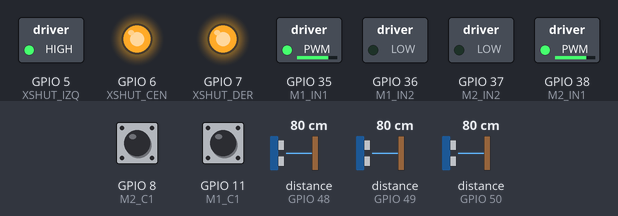
The sketch below on a simulated ESP32-S3. Parts: switched loads named in the sketch (green lamp = pin HIGH), output pins drawn as LEDs (lit = HIGH). Inputs (shaded band) come from the test bench; at power-on: distance to the obstacle (sensors on GPIO 49, GPIO 48, GPIO 50) 80 cm, GPIO 8 (M2_C1) HIGH, GPIO 11 (M1_C1) HIGH. What the sketch prints to the serial monitor is not drawn.

Above: at 1.5 s.
1.6 s: distance to the obstacle (sensor on GPIO 49) set to 9 cm
At 3.02 s:
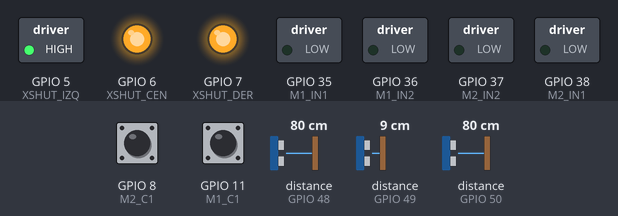
8.8 s: distance to the obstacle (sensor on GPIO 49) set to 6 cm
At 12.3 s:
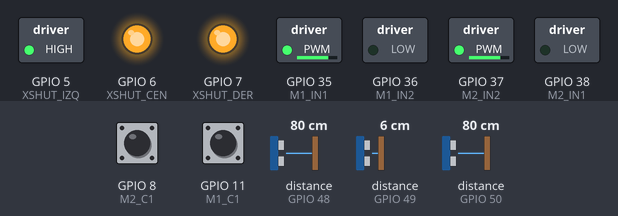
16.0 s: distance to the obstacle (sensor on GPIO 49) set to 18 cm
At 16.0 s:
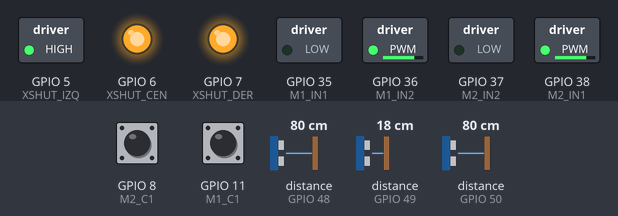
Timing chart, 0 to 24.9 s (numbered marks = the images above; inputs shaded):
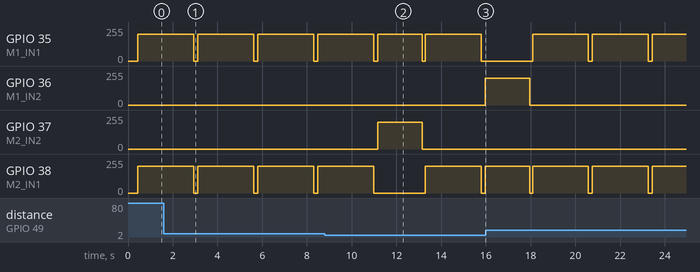

Measured:
- the behaviour switches between 8 and 7 cm on distance to the obstacle (sensor on GPIO 49) (found by bisection; images 1 and 2)
- after the input at 8.8 s, GPIO 36 (M1_IN2): 0/255 → 199/255 after 7.2 s; GPIO 37 (M2_IN2): 0/255 → 199/255 after 2.4 s, → 0/255 2.0 s later
- after the input at 16.0 s, GPIO 37 (M2_IN2): stays 0/255 (without the input it goes to 199/255 after 4.8 s)
- by itself, GPIO 35 (M1_IN1), GPIO 38 (M2_IN1): alternates 199/255 for 2.5 s and 0/255 for 0.18 s

The sketch:

04_tremaux.ino
```cpp
// ============================================================
//  TJ Micromouse — 04: ALGORITMO DE TRÉMAUX
//  (Inventado por Charles Pierre Trémaux, ~1882)
//
//  CÓMO FUNCIONA:
//    Marca cada pasillo que recorre con 1 o 2 marcas.
//    Reglas:
//      - Nunca cruza un pasillo con 2 marcas.
//      - Entra a pasillos con 0 marcas si existen.
//      - Si todos los pasillos tienen marca, retrocede
//        (sigue el pasillo por el que entró).
//
//  VENTAJAS:
//    - No necesita mapa previo del laberinto.
//    - Garantizado para encontrar la salida.
//    - Funciona con solo 3 sensores de distancia.
//
//  LIMITACIONES:
//    - No encuentra el camino óptimo (solo garantiza llegar).
//    - Más lento que flood fill con mapa completo.
// ============================================================

#include <WiFi.h>
#include <Wire.h>
#include <Adafruit_VL53L0X.h>

// ── Hardware ─────────────────────────────────────────────────
#define M1_IN1 35
#define M1_IN2 36
#define M2_IN1 38
#define M2_IN2 37

#define M1_C1 11
#define M1_C2 10
#define M2_C1 8
#define M2_C2 9

#define SDA_PIN   12
#define SCL_PIN   13
#define XSHUT_IZQ 5
#define XSHUT_CEN 6
#define XSHUT_DER 7
#define ADDR_IZQ  0x30
#define ADDR_CEN  0x31
#define ADDR_DER  0x32

#define PULSOS_POR_CASILLA 2470
#define PULSOS_GIRO_90     1000
#define DEBOUNCE_US        120

#define UMBRAL_LADO   150
#define UMBRAL_FRENTE 70

#define MAX_COLS 16
#define MAX_ROWS 16

// ── Variables globales ───────────────────────────────────────
volatile long enc1 = 0, enc2 = 0;
volatile uint32_t lastTick1 = 0, lastTick2 = 0;
Adafruit_VL53L0X LX, LC, LD;

// Marcas de Trémaux: marks[row][col][dir] = 0, 1, o 2
uint8_t marks[MAX_ROWS][MAX_COLS][4];

int robotCol     = 0;
int robotRow     = 9;  // Ajustar según laberinto
int robotHeading = 0;  // 0=N, 1=E, 2=S, 3=W
int prevDir      = -1; // Dirección de la que venimos

// Coordenadas meta
#define GOAL_COL 4
#define GOAL_ROW 4

const int dCol[4] = { 0,  1,  0, -1};
const int dRow[4] = {-1,  0,  1,  0};

// ── ISRs ─────────────────────────────────────────────────────
void IRAM_ATTR isr1() {
  uint32_t now = micros();
  if (now - lastTick1 < DEBOUNCE_US) return;
  lastTick1 = now;
  enc1 += (digitalRead(M1_C1) == digitalRead(M1_C2)) ? 1 : -1;
}
void IRAM_ATTR isr2() {
  uint32_t now = micros();
  if (now - lastTick2 < DEBOUNCE_US) return;
  lastTick2 = now;
  enc2 += (digitalRead(M2_C1) == digitalRead(M2_C2)) ? 1 : -1;
}

// ── Motores ──────────────────────────────────────────────────
void motor(int in1, int in2, int vel) {
  vel = constrain(vel, -255, 255);
  if (vel > 0)      { ledcWrite(in1, vel); ledcWrite(in2, 0);    }
  else if (vel < 0) { ledcWrite(in1, 0);   ledcWrite(in2, -vel); }
  else              { ledcWrite(in1, 0);   ledcWrite(in2, 0);    }
}
void motorStop() {
  motor(M1_IN1, M1_IN2, 0); motor(M2_IN1, M2_IN2, 0);
}
void resetEnc() { enc1 = 0; enc2 = 0; }

// ── Movimiento ───────────────────────────────────────────────
void avanzarCasilla() {
  resetEnc();
  unsigned long t0 = millis();
  while (abs(enc1) < PULSOS_POR_CASILLA && abs(enc2) < PULSOS_POR_CASILLA) {
    motor(M1_IN1, M1_IN2, 200);
    motor(M2_IN1, M2_IN2, 200);
    if (millis() - t0 > 2500) break;
  }
  motorStop(); delay(80);
  robotCol += dCol[robotHeading];
  robotRow += dRow[robotHeading];
}

void girarA(int newHeading) {
  int diff = (newHeading - robotHeading + 4) % 4;
  if (diff == 0) return;
  resetEnc();
  unsigned long t0 = millis();
  if (diff == 1) {
    while (abs(enc2) < PULSOS_GIRO_90) {
      motor(M1_IN1, M1_IN2, 200); motor(M2_IN1, M2_IN2, -200);
      if (millis() - t0 > 2000) break;
    }
  } else if (diff == 3) {
    while (abs(enc1) < PULSOS_GIRO_90) {
      motor(M1_IN1, M1_IN2, -200); motor(M2_IN1, M2_IN2, 200);
      if (millis() - t0 > 2000) break;
    }
  } else {
    // 180°
    motorStop(); delay(60);
    girarA((robotHeading + 1) % 4);
    girarA((robotHeading + 1) % 4);
    return;
  }
  motorStop(); delay(120);
  robotHeading = newHeading;
}

// ── Sensores ─────────────────────────────────────────────────
void leerSensores(uint16_t &izq, uint16_t &cen, uint16_t &der) {
  VL53L0X_RangingMeasurementData_t mI, mC, mD;
  LX.rangingTest(&mI, false); LC.rangingTest(&mC, false); LD.rangingTest(&mD, false);
  izq = (mI.RangeStatus != 4) ? mI.RangeMilliMeter : 500;
  cen = (mC.RangeStatus != 4) ? mC.RangeMilliMeter : 500;
  der = (mD.RangeStatus != 4) ? mD.RangeMilliMeter : 500;
}

bool isWall(int sensor_val, bool isFront) {
  return sensor_val <= (isFront ? UMBRAL_FRENTE : UMBRAL_LADO);
}

// ── Helpers de dirección ─────────────────────────────────────
int relToAbs(int relOffset) { return (robotHeading + relOffset) % 4; }
int opposite(int d)         { return (d + 2) % 4; }
bool inBounds(int c, int r) {
  return c >= 0 && c < MAX_COLS && r >= 0 && r < MAX_ROWS;
}

// ── Marcas de Trémaux ────────────────────────────────────────
void addMark(int col, int row, int dir) {
  if (!inBounds(col, row)) return;
  if (marks[row][col][dir] < 2) marks[row][col][dir]++;
  int nc = col + dCol[dir];
  int nr = row + dRow[dir];
  int od = opposite(dir);
  if (inBounds(nc, nr) && marks[nr][nc][od] < 2) marks[nr][nc][od]++;
}

uint8_t getMark(int col, int row, int dir) {
  if (!inBounds(col, row)) return 2;
  return marks[row][col][dir];
}

// ── Setup ────────────────────────────────────────────────────
void setupVL() {
  pinMode(XSHUT_IZQ, OUTPUT); pinMode(XSHUT_CEN, OUTPUT); pinMode(XSHUT_DER, OUTPUT);
  digitalWrite(XSHUT_IZQ, LOW); digitalWrite(XSHUT_CEN, LOW); digitalWrite(XSHUT_DER, LOW);
  delay(10);
  digitalWrite(XSHUT_IZQ, HIGH); delay(10); LX.begin(ADDR_IZQ);
  digitalWrite(XSHUT_CEN, HIGH); delay(10); LC.begin(ADDR_CEN);
  digitalWrite(XSHUT_DER, HIGH); delay(10); LD.begin(ADDR_DER);
}

void setup() {
  Serial.begin(115200); delay(300);
  pinMode(M1_C1, INPUT_PULLUP); pinMode(M1_C2, INPUT_PULLUP);
  pinMode(M2_C1, INPUT_PULLUP); pinMode(M2_C2, INPUT_PULLUP);
  attachInterrupt(digitalPinToInterrupt(M1_C1), isr1, CHANGE);
  attachInterrupt(digitalPinToInterrupt(M2_C1), isr2, CHANGE);
  ledcAttach(M1_IN1, 40000, 8); ledcAttach(M1_IN2, 40000, 8);
  ledcAttach(M2_IN1, 40000, 8); ledcAttach(M2_IN2, 40000, 8);
  Wire.begin(SDA_PIN, SCL_PIN);
  setupVL();
  memset(marks, 0, sizeof(marks));
  Serial.println("TJ Trémaux ready");
}

// ════════════════════════════════════════════════════════════
//  TRÉMAUX LOOP
// ════════════════════════════════════════════════════════════
void loop() {
  if (robotCol == GOAL_COL && robotRow == GOAL_ROW) {
    motorStop();
    Serial.println("¡META ALCANZADA con Trémaux!");
    delay(10000);
    return;
  }

  // Leer sensores
  uint16_t izq, cen, der;
  leerSensores(izq, cen, der);

  // Determinar qué pasillos están abiertos (no tienen pared)
  bool openDir[4];
  openDir[relToAbs(0)] = !isWall(cen, true);   // Frente
  openDir[relToAbs(3)] = !isWall(izq, false);  // Izquierda
  openDir[relToAbs(1)] = !isWall(der, false);  // Derecha
  // Atrás: asumimos abierto si venimos de ahí
  openDir[relToAbs(2)] = (prevDir != -1);

  // Buscar pasillos con 0 marcas (no visitados)
  int zeroMark[4];
  int zeroCount = 0;
  for (int d = 0; d < 4; d++) {
    if (openDir[d] && getMark(robotCol, robotRow, d) == 0) {
      zeroMark[zeroCount++] = d;
    }
  }

  int chosen = -1;

  if (zeroCount > 0) {
    // Preferir misma dirección si tiene 0 marcas
    bool sameDir = false;
    for (int i = 0; i < zeroCount; i++) {
      if (zeroMark[i] == prevDir) { chosen = prevDir; sameDir = true; break; }
    }
    if (!sameDir) chosen = zeroMark[0];
  } else {
    // Todos tienen marcas: retroceder (tomar pasillo con 1 marca)
    // Preferencia: el pasillo por el que venimos
    if (prevDir != -1 && openDir[opposite(prevDir)] &&
        getMark(robotCol, robotRow, opposite(prevDir)) < 2) {
      chosen = opposite(prevDir);
    } else {
      // Buscar cualquier pasillo con marca 1
      for (int d = 0; d < 4; d++) {
        if (openDir[d] && getMark(robotCol, robotRow, d) == 1) {
          chosen = d; break;
        }
      }
    }
    // Último recurso: pasillo con 2 marcas si no hay otro
    if (chosen == -1) {
      for (int d = 0; d < 4; d++) {
        if (openDir[d]) { chosen = d; break; }
      }
    }
  }

  if (chosen == -1) {
    // Sin salida (no debería pasar en laberinto bien formado)
    Serial.println("ERROR: Sin salida posible");
    delay(500);
    return;
  }

  // Añadir marca al pasillo elegido
  addMark(robotCol, robotRow, chosen);

  // Moverse
  girarA(chosen);
  prevDir = chosen;
  avanzarCasilla();

  Serial.printf("Trémaux → (%d,%d) dir=%d marca=%d\n",
                robotCol, robotRow, chosen,
                getMark(robotCol, robotRow, opposite(chosen)));
}
```
